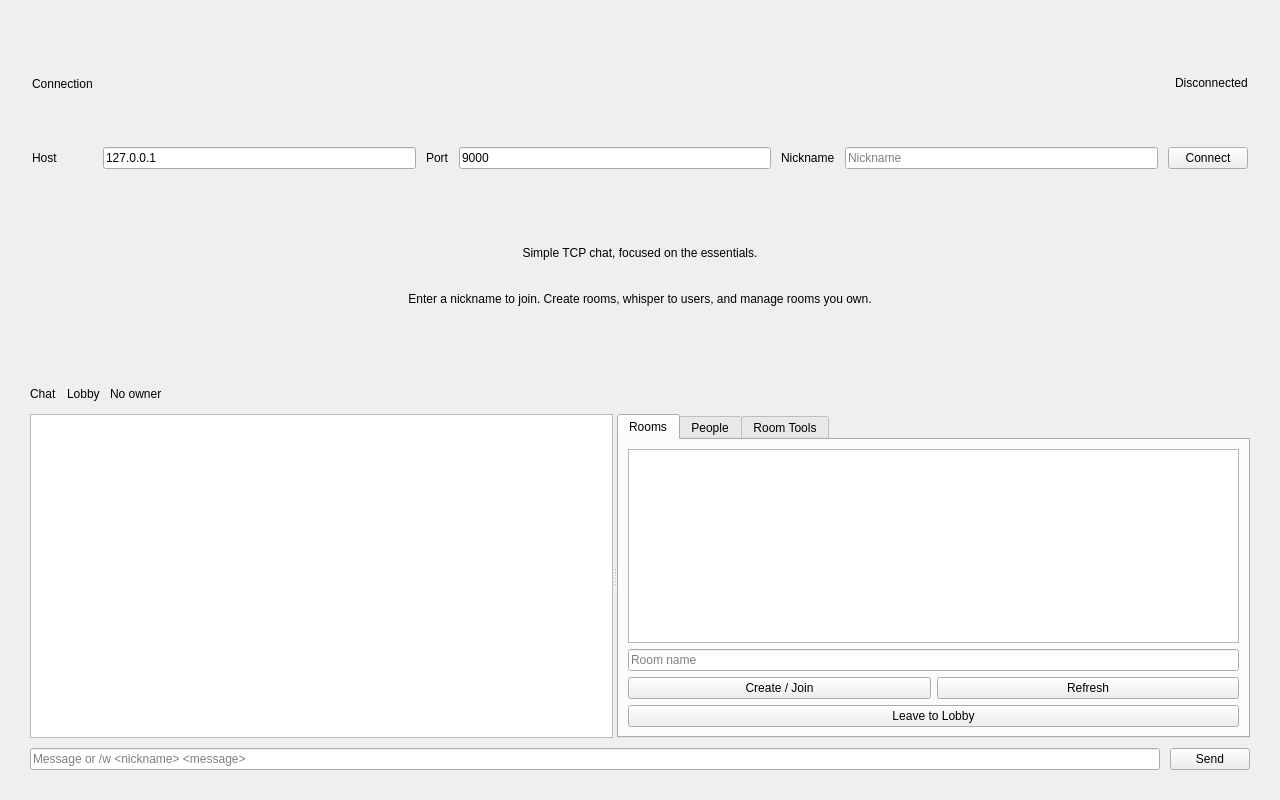
<?xml version="1.0" encoding="UTF-8"?>
<ui version="4.0">
 <class>chat_window</class>
 <widget class="QMainWindow" name="chat_window">
  <property name="geometry">
   <rect><x>0</x><y>0</y><width>1280</width><height>800</height></rect>
  </property>
  <property name="windowTitle"><string>chat-app</string></property>
   <widget class="QWidget" name="central_widget">
   <layout class="QVBoxLayout" name="root_layout">
    <property name="leftMargin"><number>16</number></property>
    <property name="topMargin"><number>16</number></property>
    <property name="rightMargin"><number>16</number></property>
    <property name="bottomMargin"><number>16</number></property>
    <property name="spacing"><number>12</number></property>
    <item>
     <widget class="QFrame" name="connection_card_frame">
      <layout class="QGridLayout" name="connection_layout">
       <property name="leftMargin"><number>16</number></property>
       <property name="topMargin"><number>12</number></property>
       <property name="rightMargin"><number>16</number></property>
       <property name="bottomMargin"><number>12</number></property>
       <property name="horizontalSpacing"><number>10</number></property>
       <property name="verticalSpacing"><number>8</number></property>
       <item row="0" column="0"><widget class="QLabel" name="connection_title_label"><property name="text"><string>Connection</string></property></widget></item>
       <item row="0" column="6" alignment="Qt::AlignRight|Qt::AlignVCenter"><widget class="QLabel" name="status_label"><property name="text"><string>Disconnected</string></property></widget></item>
       <item row="1" column="0"><widget class="QLabel" name="host_title_label"><property name="text"><string>Host</string></property></widget></item>
       <item row="1" column="1"><widget class="QLineEdit" name="host_edit"><property name="text"><string>127.0.0.1</string></property></widget></item>
       <item row="1" column="2"><widget class="QLabel" name="port_title_label"><property name="text"><string>Port</string></property></widget></item>
       <item row="1" column="3"><widget class="QLineEdit" name="port_edit"><property name="text"><string>9000</string></property></widget></item>
       <item row="1" column="4"><widget class="QLabel" name="nickname_title_label"><property name="text"><string>Nickname</string></property></widget></item>
       <item row="1" column="5"><widget class="QLineEdit" name="nickname_edit"><property name="placeholderText"><string>Nickname</string></property></widget></item>
       <item row="1" column="6"><widget class="QPushButton" name="connect_button"><property name="text"><string>Connect</string></property></widget></item>
      </layout>
     </widget>
    </item>
    <item>
     <widget class="QFrame" name="landing_frame">
      <layout class="QVBoxLayout" name="landing_layout">
       <property name="leftMargin"><number>40</number></property>
       <property name="topMargin"><number>40</number></property>
       <property name="rightMargin"><number>40</number></property>
       <property name="bottomMargin"><number>40</number></property>
       <item><widget class="QLabel" name="landing_title_label"><property name="text"><string>Simple TCP chat, focused on the essentials.</string></property><property name="alignment"><set>Qt::AlignCenter</set></property><property name="wordWrap"><bool>true</bool></property></widget></item>
       <item><widget class="QLabel" name="landing_text_label"><property name="text"><string>Enter a nickname to join. Create rooms, whisper to users, and manage rooms you own.</string></property><property name="alignment"><set>Qt::AlignCenter</set></property><property name="wordWrap"><bool>true</bool></property></widget></item>
      </layout>
     </widget>
    </item>
    <item>
     <widget class="QFrame" name="workspace_frame">
      <layout class="QVBoxLayout" name="workspace_layout">
       <property name="leftMargin"><number>14</number></property>
       <property name="topMargin"><number>14</number></property>
       <property name="rightMargin"><number>14</number></property>
       <property name="bottomMargin"><number>14</number></property>
       <property name="spacing"><number>10</number></property>
       <item>
        <layout class="QHBoxLayout" name="workspace_header_layout">
         <item><widget class="QLabel" name="workspace_title_label"><property name="text"><string>Chat</string></property></widget></item>
         <item><widget class="QLabel" name="current_room_label"><property name="text"><string>Lobby</string></property></widget></item>
         <item><widget class="QLabel" name="owner_state_label"><property name="text"><string>No owner</string></property></widget></item>
         <item><spacer name="workspace_spacer"><property name="orientation"><enum>Qt::Horizontal</enum></property><property name="sizeHint" stdset="0"><size><width>40</width><height>20</height></size></property></spacer></item>
        </layout>
       </item>
       <item>
        <widget class="QSplitter" name="center_splitter">
         <property name="orientation"><enum>Qt::Horizontal</enum></property>
         <property name="childrenCollapsible"><bool>false</bool></property>
         <widget class="QTextEdit" name="log_view"><property name="readOnly"><bool>true</bool></property></widget>
         <widget class="QTabWidget" name="sidebar_tabs">
          <property name="minimumWidth"><number>300</number></property>
          <property name="maximumWidth"><number>380</number></property>
          <widget class="QWidget" name="rooms_tab">
           <attribute name="title"><string>Rooms</string></attribute>
           <layout class="QVBoxLayout" name="rooms_tab_layout">
            <item><widget class="QListWidget" name="room_list"/></item>
            <item><widget class="QLineEdit" name="room_edit"><property name="placeholderText"><string>Room name</string></property></widget></item>
            <item><layout class="QHBoxLayout" name="room_buttons"><item><widget class="QPushButton" name="room_action_button"><property name="text"><string>Create / Join</string></property></widget></item><item><widget class="QPushButton" name="refresh_rooms_button"><property name="text"><string>Refresh</string></property></widget></item></layout></item>
            <item><widget class="QPushButton" name="leave_room_button"><property name="text"><string>Leave to Lobby</string></property></widget></item>
           </layout>
          </widget>
          <widget class="QWidget" name="people_tab">
           <attribute name="title"><string>People</string></attribute>
           <layout class="QVBoxLayout" name="people_tab_layout">
            <item><widget class="QLabel" name="people_guide_label"><property name="text"><string>Double-click a user to prepare a whisper.</string></property><property name="wordWrap"><bool>true</bool></property></widget></item>
            <item><widget class="QListWidget" name="user_list"/></item>
           </layout>
          </widget>
          <widget class="QWidget" name="admin_tab">
           <attribute name="title"><string>Room Tools</string></attribute>
           <layout class="QVBoxLayout" name="admin_layout">
            <item><widget class="QLabel" name="selected_user_title_label"><property name="text"><string>Selected user</string></property></widget></item>
            <item><widget class="QLabel" name="selected_user_label"><property name="text"><string>None</string></property></widget></item>
            <item><widget class="QPushButton" name="kick_user_button"><property name="text"><string>Kick User</string></property></widget></item>
            <item><widget class="QPushButton" name="close_room_button"><property name="text"><string>Close Room</string></property></widget></item>
            <item><spacer name="admin_spacer"><property name="orientation"><enum>Qt::Vertical</enum></property><property name="sizeHint" stdset="0"><size><width>20</width><height>40</height></size></property></spacer></item>
           </layout>
          </widget>
         </widget>
        </widget>
       </item>
       <item>
        <layout class="QHBoxLayout" name="composer_layout">
         <item><widget class="QLineEdit" name="message_edit"><property name="placeholderText"><string>Message or /w &lt;nickname&gt; &lt;message&gt;</string></property></widget></item>
         <item><widget class="QPushButton" name="send_button"><property name="text"><string>Send</string></property></widget></item>
        </layout>
       </item>
      </layout>
     </widget>
    </item>
   </layout>
  </widget>
 </widget>
 <resources/>
 <connections/>
</ui>
